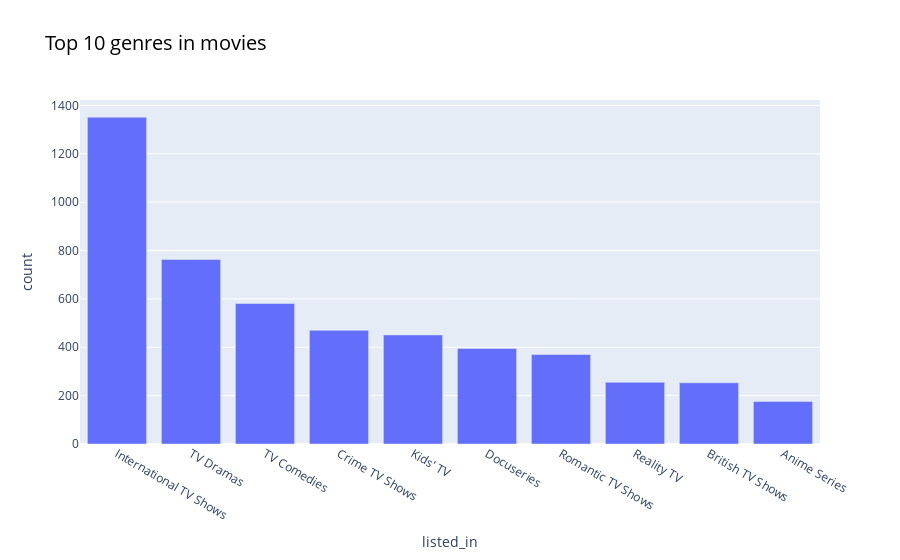

Here is the notebook cell this chart was saved with:
### Markdown cell above
##### visualise

### Code cell
fig=px.bar(top10,x="listed_in",y="count",title="Top 10 genres in movies")
fig.update_layout(dict(title_font=dict(color="black",size=20)))
fig

### Figure 1 — Plotly figure (JSON) as saved in the notebook; plotly's stock layout.template omitted (floating-point values rounded to 4 significant figures)
{"data": [{"hovertemplate": "listed_in=%{x}<br>count=%{y}<extra></extra>", "legendgroup": "", "marker": {"color": "#636efa", "pattern": {"shape": ""}}, "name": "", "orientation": "v", "showlegend": false, "textposition": "auto", "type": "bar", "x": ["International TV Shows", "TV Dramas", "TV Comedies", "Crime TV Shows", "Kids' TV", "Docuseries", "Romantic TV Shows", "Reality TV", "British TV Shows", "Anime Series"], "xaxis": "x", "y": [1351, 763, 581, 470, 451, 395, 370, 255, 253, 176], "yaxis": "y"}], "layout": {"barmode": "relative", "legend": {"tracegroupgap": 0}, "title": {"font": {"color": "black", "size": 20}, "text": "Top 10 genres in movies"}, "xaxis": {"anchor": "y", "domain": [0, 1], "title": {"text": "listed_in"}}, "yaxis": {"anchor": "x", "domain": [0, 1], "title": {"text": "count"}}}}
